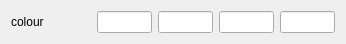
<?xml version="1.0" encoding="UTF-8"?>
<ui version="4.0">
 <class>QColourEdit</class>
 <widget class="QWidget" name="QColourEdit">
  <property name="geometry">
   <rect>
    <x>0</x>
    <y>0</y>
    <width>346</width>
    <height>38</height>
   </rect>
  </property>
  <property name="windowTitle">
   <string>QColourEdit</string>
  </property>
  <layout class="QGridLayout" name="gridLayout">
   <item row="0" column="3">
    <widget class="QLineEdit" name="blue">
     <property name="maximumSize">
      <size>
       <width>128</width>
       <height>16777215</height>
      </size>
     </property>
     <property name="styleSheet">
      <string notr="true"/>
     </property>
    </widget>
   </item>
   <item row="0" column="1">
    <widget class="QLineEdit" name="red">
     <property name="maximumSize">
      <size>
       <width>128</width>
       <height>16777215</height>
      </size>
     </property>
     <property name="styleSheet">
      <string notr="true"/>
     </property>
    </widget>
   </item>
   <item row="0" column="2">
    <widget class="QLineEdit" name="green">
     <property name="maximumSize">
      <size>
       <width>128</width>
       <height>16777215</height>
      </size>
     </property>
     <property name="styleSheet">
      <string notr="true"/>
     </property>
    </widget>
   </item>
   <item row="0" column="4">
    <widget class="QLineEdit" name="alpha"/>
   </item>
   <item row="0" column="0">
    <widget class="QLabel" name="label">
     <property name="minimumSize">
      <size>
       <width>80</width>
       <height>0</height>
      </size>
     </property>
     <property name="maximumSize">
      <size>
       <width>80</width>
       <height>16777215</height>
      </size>
     </property>
     <property name="text">
      <string>colour</string>
     </property>
    </widget>
   </item>
  </layout>
 </widget>
 <layoutdefault spacing="6" margin="11"/>
 <resources/>
 <connections/>
</ui>
